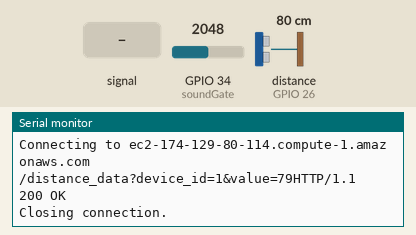
This sketch was run on a simulated ESP32. Shown: the last lines printed to the serial monitor. Wiring (inferred from the names in the program): ultrasonic range finder: trigger GPIO 25; echo GPIO 26. Inputs (shaded band) come from the test bench; at power-on: distance to the obstacle (sensor on GPIO 26) 80 cm, GPIO 34 (soundGate) = 2048. The echo pulse lasts 58.3 µs per cm; WiFi joins after 1.5 s; servers stay silent unless stated; uploads are accepted with an empty reply.

Above: at 3.2 s.
3.3 s: distance to the obstacle (sensor on GPIO 26) set to 250 cm
At 5.6 s:
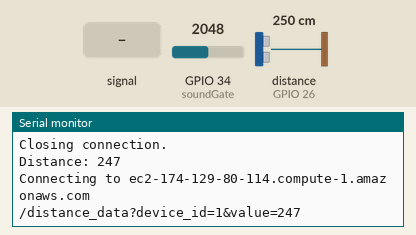
6.2 s: GPIO 34 (soundGate) fed a 200 Hz sine of ±327 counts around its level
7.9 s: GPIO 34 (soundGate) set to 2866
At 8.22 s:
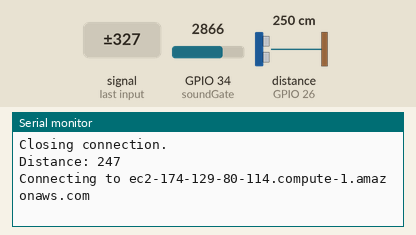
9.6 s: GPIO 34 (soundGate) fed a 1000 Hz sine of ±1023 counts around its level
11.3 s: distance to the obstacle (sensor on GPIO 26) set to 2 cm
At 12.5 s:
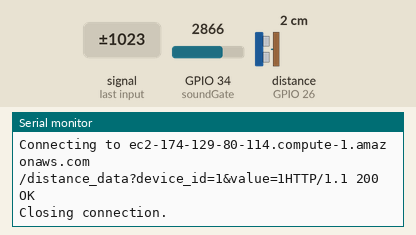
13.0 s: GPIO 34 (soundGate) set to 2047
At 13.9 s:
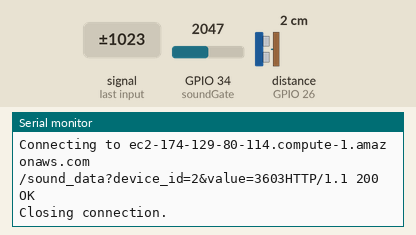
Timing chart, 0 to 15.7 s (numbered marks = the images above; inputs shaded):
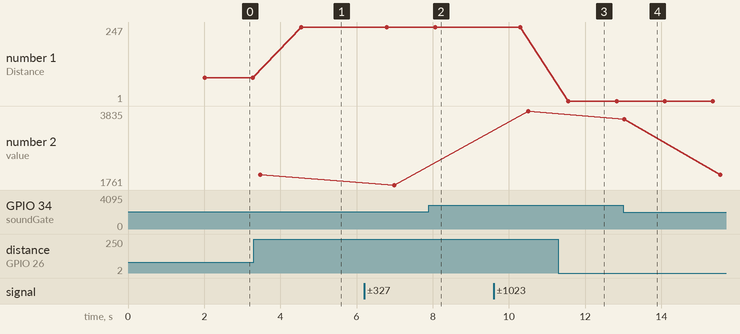

Measured:
- after the input at 3.3 s, the serial monitor: prints a new line after 1.3 s (image 1)
- after the input at 11.3 s, the serial monitor: prints a new line after 0.26 s (image 3)
- plotted number 1: 79 → 247 after the input at 3.3 s
- plotted number 2: 2048 → 1761 after the input at 6.2 s, 1761 → 3835 after the input at 9.6 s, 3835 → 2047 after the input at 13.0 s

The sketch:

get_distance_data.ino
```cpp
#include <WiFi.h>
#include <WiFiMulti.h>


WiFiMulti WiFiMulti;
#define ONE_WIRE_BUS 23

int flag = 0;
int trigPin = 25;
int echoPin = 26;
long duration;
int distance;
int volume;
int soundGate = 34;

void setup()
{
    pinMode(trigPin, OUTPUT);
    pinMode(echoPin, INPUT);
    pinMode(soundGate, INPUT);

    // We start by connecting to a WiFi network
    WiFiMulti.addAP("ssong-2G", "ssong12345");

    Serial.println();
    Serial.println();
    Serial.print("Wait for WiFi... ");

    while(WiFiMulti.run() != WL_CONNECTED) {
        Serial.print(".");
        delay(500);
    }

    Serial.println("");
    Serial.println("WiFi connected");
    Serial.println("IP address: ");
    Serial.println(WiFi.localIP());
    Serial.begin(115200);
    //sensors.begin();
    delay(500);
}


void loop()
{
    const uint16_t port = 8085;
    const char * host = "ec2-174-129-80-114.compute-1.amazonaws.com"; // ip or dns
    String get_data;
    String get_sound_data;
   // sensors.requestTemperatures();
    digitalWrite(trigPin, LOW);
    delayMicroseconds(2);
    digitalWrite(trigPin, HIGH);
    delayMicroseconds(10);
    digitalWrite(trigPin, LOW);
    duration = pulseIn(echoPin, HIGH);
    distance = duration*0.034/2;

    ;

    Serial.print("Distance: ");
    Serial.println(distance);
    get_data += "/distance_data?device_id=1&value=";
    get_data += distance;
    get_sound_data += "/sound_data?device_id=2&value=";
    get_sound_data +=analogRead(soundGate);
   // Serial.print(get_data);

    Serial.print("Connecting to ");
    Serial.println(host);

    // Use WiFiClient class to create TCP connections
    WiFiClient client;

    if (!client.connect(host, port)) {
        Serial.println("Connection failed.");
        Serial.println("Waiting 5 seconds before retrying...");
        delay(5000);
        return;
    }
    if(flag==0){
      Serial.print(get_data);
      if(distance<=150){
        client.print("GET " + get_data + " HTTP/1.1\n\n");
      }
      flag = 1;
    }
    else if(flag==1){
      Serial.print(get_sound_data);
      client.print("GET " + get_sound_data + " HTTP/1.1\n\n");
      flag = 0;
    }


    int maxloops = 0;

    //wait for the server's reply to become available
    while (!client.available() && maxloops < 1000)
    {
      maxloops++;
      delay(1); //delay 1 msec
    }
    if (client.available() > 0)
    {
      //read back one line from the server
      String line = client.readStringUntil('\r');
      Serial.println(line);
    }
    else
    {
      Serial.println("client.available() timed out ");
    }
    Serial.println("Closing connection.");
    //client.stop();
    delay(1000);
    //sleep();
}
```
